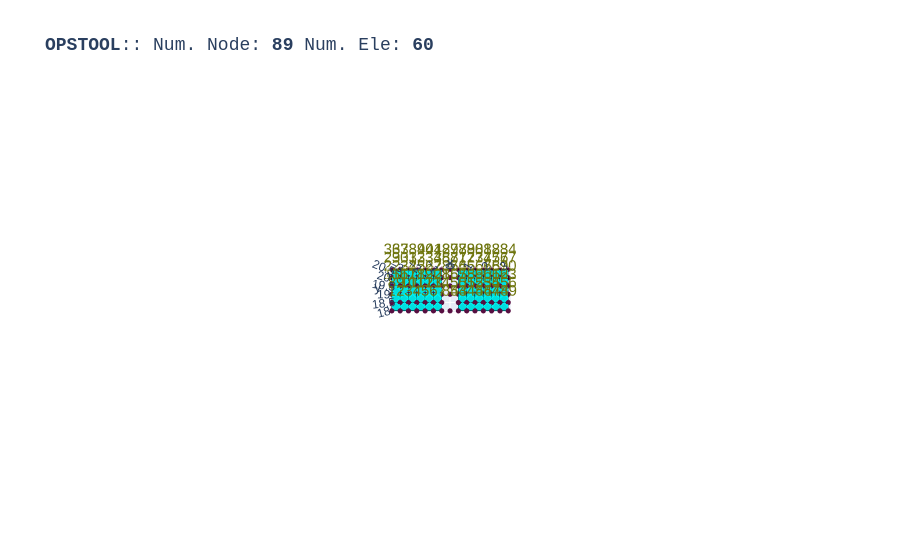

The code cell stored with this chart in its notebook:
### Code cell
opst.vis.plotly.plot_model(show_node_numbering=True, show_ele_numbering=False, show_nodal_loads = True)

### Figure 1 — Plotly figure (JSON) as saved in the notebook; plotly's stock layout.template omitted (floating-point values rounded to 4 significant figures; data arrays with more than 128 entries replaced by an {"elided": "..."} marker saying what was removed)
{"data": [{"color": "#00FFFF", "hoverinfo": "skip", "i": [0, 0, 4, 4, 8, 8, 12, 12, 16, 16, 20, 20, 24, 24, 28, 28, 32, 32, 36, 36, 40, 40, 44, 44, 48, 48, 52, 52, 56, 56, 60, 60, 64, 64, 68, 68, 72, 72, 76, 76, 80, 80, 84, 84, 88, 88, 92, 92, 96, 96, 100, 100, 104, 104, 108, 108, 112, 112, 116, 116, 120, 120, 124, 124, 128, 128, 132, 132, 136, 136, 140, 140, 144, 144, 148, 148, 152, 152, 156, 156, 160, 160, 164, 164, 168, 168, 172, 172, 176, 176, 180, 180, 184, 184, 188, 188, 192, 192, 196, 196, 200, 200, 204, 204, 208, 208, 212, 212, 216, 216, 220, 220, 224, 224, 228, 228, 232, 232, 236, 236], "j": [1, 2, 5, 6, 9, 10, 13, 14, 17, 18, 21, 22, 25, 26, 29, 30, 33, 34, 37, 38, 41, 42, 45, 46, 49, 50, 53, 54, 57, 58, 61, 62, 65, 66, 69, 70, 73, 74, 77, 78, 81, 82, 85, 86, 89, 90, 93, 94, 97, 98, 101, 102, 105, 106, 109, 110, 113, 114, 117, 118, 121, 122, 125, 126, 129, 130, 133, 134, 137, 138, 141, 142, 145, 146, 149, 150, 153, 154, 157, 158, 161, 162, 165, 166, 169, 170, 173, 174, 177, 178, 181, 182, 185, 186, 189, 190, 193, 194, 197, 198, 201, 202, 205, 206, 209, 210, 213, 214, 217, 218, 221, 222, 225, 226, 229, 230, 233, 234, 237, 238], "k": [2, 3, 6, 7, 10, 11, 14, 15, 18, 19, 22, 23, 26, 27, 30, 31, 34, 35, 38, 39, 42, 43, 46, 47, 50, 51, 54, 55, 58, 59, 62, 63, 66, 67, 70, 71, 74, 75, 78, 79, 82, 83, 86, 87, 90, 91, 94, 95, 98, 99, 102, 103, 106, 107, 110, 111, 114, 115, 118, 119, 122, 123, 126, 127, 130, 131, 134, 135, 138, 139, 142, 143, 146, 147, 150, 151, 154, 155, 158, 159, 162, 163, 166, 167, 170, 171, 174, 175, 178, 179, 182, 183, 186, 187, 190, 191, 194, 195, 198, 199, 202, 203, 206, 207, 210, 211, 214, 215, 218, 219, 222, 223, 226, 227, 230, 231, 234, 235, 238, 239], "name": "ELE_TAG_FourNodeQuadWithSensitivity", "opacity": 1, "type": "mesh3d", "x": {"elided": "240 float values"}, "y": {"elided": "240 float values"}, "z": {"elided": "240 float values"}}, {"connectgaps": false, "hoverinfo": "skip", "line": {"color": "black", "width": 1}, "mode": "lines", "name": "Edge", "type": "scatter3d", "x": {"elided": "360 float values"}, "y": {"elided": "360 float values"}, "z": {"elided": "360 float values"}}, {"customdata": ["eleTag: 1<br>connectedNodes:<br> [1 2 9 8]", "eleTag: 2<br>connectedNodes:<br> [ 2  3 10  9]", "eleTag: 3<br>connectedNodes:<br> [ 3  4 11 10]", "eleTag: 4<br>connectedNodes:<br> [ 4  5 12 11]", "eleTag: 5<br>connectedNodes:<br> [ 5  6 13 12]", "eleTag: 6<br>connectedNodes:<br> [ 6  7 14 13]", "eleTag: 7<br>connectedNodes:<br> [ 8  9 16 15]", "eleTag: 8<br>connectedNodes:<br> [ 9 10 17 16]", "eleTag: 9<br>connectedNodes:<br> [10 11 18 17]", "eleTag: 10<br>connectedNodes:<br> [11 12 19 18]", "eleTag: 11<br>connectedNodes:<br> [12 13 20 19]", "eleTag: 12<br>connectedNodes:<br> [13 14 21 20]", "eleTag: 13<br>connectedNodes:<br> [15 16 23 22]", "eleTag: 14<br>connectedNodes:<br> [16 17 24 23]", "eleTag: 15<br>connectedNodes:<br> [17 18 25 24]", "eleTag: 16<br>connectedNodes:<br> [18 19 26 25]", "eleTag: 17<br>connectedNodes:<br> [19 20 27 26]", "eleTag: 18<br>connectedNodes:<br> [20 21 28 27]", "eleTag: 19<br>connectedNodes:<br> [22 23 30 29]", "eleTag: 20<br>connectedNodes:<br> [23 24 31 30]", "eleTag: 21<br>connectedNodes:<br> [24 25 32 31]", "eleTag: 22<br>connectedNodes:<br> [25 26 33 32]", "eleTag: 23<br>connectedNodes:<br> [26 27 34 33]", "eleTag: 24<br>connectedNodes:<br> [27 28 35 34]", "eleTag: 25<br>connectedNodes:<br> [29 30 37 36]", "eleTag: 26<br>connectedNodes:<br> [30 31 38 37]", "eleTag: 27<br>connectedNodes:<br> [31 32 39 38]", "eleTag: 28<br>connectedNodes:<br> [32 33 40 39]", "eleTag: 29<br>connectedNodes:<br> [33 34 41 40]", "eleTag: 30<br>connectedNodes:<br> [34 35 42 41]", "eleTag: 31<br>connectedNodes:<br> [43 44 51 50]", "eleTag: 32<br>connectedNodes:<br> [44 45 52 51]", "eleTag: 33<br>connectedNodes:<br> [45 46 53 52]", "eleTag: 34<br>connectedNodes:<br> [46 47 54 53]", "eleTag: 35<br>connectedNodes:<br> [47 48 55 54]", "eleTag: 36<br>connectedNodes:<br> [48 49 56 55]", "eleTag: 37<br>connectedNodes:<br> [50 51 58 57]", "eleTag: 38<br>connectedNodes:<br> [51 52 59 58]", "eleTag: 39<br>connectedNodes:<br> [52 53 60 59]", "eleTag: 40<br>connectedNodes:<br> [53 54 61 60]", "eleTag: 41<br>connectedNodes:<br> [54 55 62 61]", "eleTag: 42<br>connectedNodes:<br> [55 56 63 62]", "eleTag: 43<br>connectedNodes:<br> [57 58 65 64]", "eleTag: 44<br>connectedNodes:<br> [58 59 66 65]", "eleTag: 45<br>connectedNodes:<br> [59 60 67 66]", "eleTag: 46<br>connectedNodes:<br> [60 61 68 67]", "eleTag: 47<br>connectedNodes:<br> [61 62 69 68]", "eleTag: 48<br>connectedNodes:<br> [62 63 70 69]", "eleTag: 49<br>connectedNodes:<br> [64 65 72 71]", "eleTag: 50<br>connectedNodes:<br> [65 66 73 72]", "eleTag: 51<br>connectedNodes:<br> [66 67 74 73]", "eleTag: 52<br>connectedNodes:<br> [67 68 75 74]", "eleTag: 53<br>connectedNodes:<br> [68 69 76 75]", "eleTag: 54<br>connectedNodes:<br> [69 70 77 76]", "eleTag: 55<br>connectedNodes:<br> [71 72 79 78]", "eleTag: 56<br>connectedNodes:<br> [72 73 80 79]", "eleTag: 57<br>connectedNodes:<br> [73 74 81 80]", "eleTag: 58<br>connectedNodes:<br> [74 75 82 81]", "eleTag: 59<br>connectedNodes:<br> [75 76 83 82]", "eleTag: 60<br>connectedNodes:<br> [76 77 84 83]"], "hovertemplate": "%{customdata}", "marker": {"color": "#00FFFF", "size": 3, "symbol": "diamond-open"}, "mode": "markers", "name": "ELE_TAG_FourNodeQuadWithSensitivity", "type": "scatter3d", "x": [-3.25, -2.75, -2.25, -1.75, -1.25, -0.75, -3.25, -2.75, -2.25, -1.75, -1.25, -0.75, -3.25, -2.75, -2.25, -1.75, -1.25, -0.75, -3.25, -2.75, -2.25, -1.75, -1.25, -0.75, -3.25, -2.75, -2.25, -1.75, -1.25, -0.75, 0.75, 1.25, 1.75, 2.25, 2.75, 3.25, 0.75, 1.25, 1.75, 2.25, 2.75, 3.25, 0.75, 1.25, 1.75, 2.25, 2.75, 3.25, 0.75, 1.25, 1.75, 2.25, 2.75, 3.25, 0.75, 1.25, 1.75, 2.25, 2.75, 3.25], "y": [18.25, 18.25, 18.25, 18.25, 18.25, 18.25, 18.75, 18.75, 18.75, 18.75, 18.75, 18.75, 19.25, 19.25, 19.25, 19.25, 19.25, 19.25, 19.75, 19.75, 19.75, 19.75, 19.75, 19.75, 20.25, 20.25, 20.25, 20.25, 20.25, 20.25, 18.25, 18.25, 18.25, 18.25, 18.25, 18.25, 18.75, 18.75, 18.75, 18.75, 18.75, 18.75, 19.25, 19.25, 19.25, 19.25, 19.25, 19.25, 19.75, 19.75, 19.75, 19.75, 19.75, 19.75, 20.25, 20.25, 20.25, 20.25, 20.25, 20.25], "z": [0.0, 0.0, 0.0, 0.0, 0.0, 0.0, 0.0, 0.0, 0.0, 0.0, 0.0, 0.0, 0.0, 0.0, 0.0, 0.0, 0.0, 0.0, 0.0, 0.0, 0.0, 0.0, 0.0, 0.0, 0.0, 0.0, 0.0, 0.0, 0.0, 0.0, 0.0, 0.0, 0.0, 0.0, 0.0, 0.0, 0.0, 0.0, 0.0, 0.0, 0.0, 0.0, 0.0, 0.0, 0.0, 0.0, 0.0, 0.0, 0.0, 0.0, 0.0, 0.0, 0.0, 0.0, 0.0, 0.0, 0.0, 0.0, 0.0, 0.0]}, {"customdata": ["1", "2", "3", "4", "5", "6", "7", "8", "9", "10", "11", "12", "13", "14", "15", "16", "17", "18", "19", "20", "21", "22", "23", "24", "25", "26", "27", "28", "29", "30", "31", "32", "33", "34", "35", "36", "37", "38", "39", "40", "41", "42", "43", "44", "45", "46", "47", "48", "49", "50", "51", "52", "53", "54", "55", "56", "57", "58", "59", "60", "61", "62", "63", "64", "65", "66", "67", "68", "69", "70", "71", "72", "73", "74", "75", "76", "77", "78", "79", "80", "81", "82", "83", "84", "85", "86", "87", "88", "89"], "hovertemplate": "x: %{x}<br>y: %{y}<br>z: %{z} <br>nodeTag: %{customdata}", "marker": {"color": "#580f41", "size": 3, "symbol": "circle"}, "mode": "markers", "name": "Nodes", "type": "scatter3d", "x": [-3.5, -3.0, -2.5, -2.0, -1.5, -1.0, -0.5, -3.5, -3.0, -2.5, -2.0, -1.5, -1.0, -0.5, -3.5, -3.0, -2.5, -2.0, -1.5, -1.0, -0.5, -3.5, -3.0, -2.5, -2.0, -1.5, -1.0, -0.5, -3.5, -3.0, -2.5, -2.0, -1.5, -1.0, -0.5, -3.5, -3.0, -2.5, -2.0, -1.5, -1.0, -0.5, 0.5, 1.0, 1.5, 2.0, 2.5, 3.0, 3.5, 0.5, 1.0, 1.5, 2.0, 2.5, 3.0, 3.5, 0.5, 1.0, 1.5, 2.0, 2.5, 3.0, 3.5, 0.5, 1.0, 1.5, 2.0, 2.5, 3.0, 3.5, 0.5, 1.0, 1.5, 2.0, 2.5, 3.0, 3.5, 0.5, 1.0, 1.5, 2.0, 2.5, 3.0, 3.5, 0.0, 0.0, 0.0, 0.0, 0.0], "y": [18.0, 18.0, 18.0, 18.0, 18.0, 18.0, 18.0, 18.5, 18.5, 18.5, 18.5, 18.5, 18.5, 18.5, 19.0, 19.0, 19.0, 19.0, 19.0, 19.0, 19.0, 19.5, 19.5, 19.5, 19.5, 19.5, 19.5, 19.5, 20.0, 20.0, 20.0, 20.0, 20.0, 20.0, 20.0, 20.5, 20.5, 20.5, 20.5, 20.5, 20.5, 20.5, 18.0, 18.0, 18.0, 18.0, 18.0, 18.0, 18.0, 18.5, 18.5, 18.5, 18.5, 18.5, 18.5, 18.5, 19.0, 19.0, 19.0, 19.0, 19.0, 19.0, 19.0, 19.5, 19.5, 19.5, 19.5, 19.5, 19.5, 19.5, 20.0, 20.0, 20.0, 20.0, 20.0, 20.0, 20.0, 20.5, 20.5, 20.5, 20.5, 20.5, 20.5, 20.5, 18.0, 19.0, 19.5, 20.0, 20.5], "z": [0.0, 0.0, 0.0, 0.0, 0.0, 0.0, 0.0, 0.0, 0.0, 0.0, 0.0, 0.0, 0.0, 0.0, 0.0, 0.0, 0.0, 0.0, 0.0, 0.0, 0.0, 0.0, 0.0, 0.0, 0.0, 0.0, 0.0, 0.0, 0.0, 0.0, 0.0, 0.0, 0.0, 0.0, 0.0, 0.0, 0.0, 0.0, 0.0, 0.0, 0.0, 0.0, 0.0, 0.0, 0.0, 0.0, 0.0, 0.0, 0.0, 0.0, 0.0, 0.0, 0.0, 0.0, 0.0, 0.0, 0.0, 0.0, 0.0, 0.0, 0.0, 0.0, 0.0, 0.0, 0.0, 0.0, 0.0, 0.0, 0.0, 0.0, 0.0, 0.0, 0.0, 0.0, 0.0, 0.0, 0.0, 0.0, 0.0, 0.0, 0.0, 0.0, 0.0, 0.0, 0.0, 0.0, 0.0, 0.0, 0.0]}, {"mode": "text", "name": "Node Tag", "text": ["1", "2", "3", "4", "5", "6", "7", "8", "9", "10", "11", "12", "13", "14", "15", "16", "17", "18", "19", "20", "21", "22", "23", "24", "25", "26", "27", "28", "29", "30", "31", "32", "33", "34", "35", "36", "37", "38", "39", "40", "41", "42", "43", "44", "45", "46", "47", "48", "49", "50", "51", "52", "53", "54", "55", "56", "57", "58", "59", "60", "61", "62", "63", "64", "65", "66", "67", "68", "69", "70", "71", "72", "73", "74", "75", "76", "77", "78", "79", "80", "81", "82", "83", "84", "85", "86", "87", "88", "89"], "textfont": {"color": "#6e750e", "size": 15}, "type": "scatter3d", "x": [-3.5, -3.0, -2.5, -2.0, -1.5, -1.0, -0.5, -3.5, -3.0, -2.5, -2.0, -1.5, -1.0, -0.5, -3.5, -3.0, -2.5, -2.0, -1.5, -1.0, -0.5, -3.5, -3.0, -2.5, -2.0, -1.5, -1.0, -0.5, -3.5, -3.0, -2.5, -2.0, -1.5, -1.0, -0.5, -3.5, -3.0, -2.5, -2.0, -1.5, -1.0, -0.5, 0.5, 1.0, 1.5, 2.0, 2.5, 3.0, 3.5, 0.5, 1.0, 1.5, 2.0, 2.5, 3.0, 3.5, 0.5, 1.0, 1.5, 2.0, 2.5, 3.0, 3.5, 0.5, 1.0, 1.5, 2.0, 2.5, 3.0, 3.5, 0.5, 1.0, 1.5, 2.0, 2.5, 3.0, 3.5, 0.5, 1.0, 1.5, 2.0, 2.5, 3.0, 3.5, 0.0, 0.0, 0.0, 0.0, 0.0], "y": [18.0, 18.0, 18.0, 18.0, 18.0, 18.0, 18.0, 18.5, 18.5, 18.5, 18.5, 18.5, 18.5, 18.5, 19.0, 19.0, 19.0, 19.0, 19.0, 19.0, 19.0, 19.5, 19.5, 19.5, 19.5, 19.5, 19.5, 19.5, 20.0, 20.0, 20.0, 20.0, 20.0, 20.0, 20.0, 20.5, 20.5, 20.5, 20.5, 20.5, 20.5, 20.5, 18.0, 18.0, 18.0, 18.0, 18.0, 18.0, 18.0, 18.5, 18.5, 18.5, 18.5, 18.5, 18.5, 18.5, 19.0, 19.0, 19.0, 19.0, 19.0, 19.0, 19.0, 19.5, 19.5, 19.5, 19.5, 19.5, 19.5, 19.5, 20.0, 20.0, 20.0, 20.0, 20.0, 20.0, 20.0, 20.5, 20.5, 20.5, 20.5, 20.5, 20.5, 20.5, 18.0, 19.0, 19.5, 20.0, 20.5], "z": [0.0, 0.0, 0.0, 0.0, 0.0, 0.0, 0.0, 0.0, 0.0, 0.0, 0.0, 0.0, 0.0, 0.0, 0.0, 0.0, 0.0, 0.0, 0.0, 0.0, 0.0, 0.0, 0.0, 0.0, 0.0, 0.0, 0.0, 0.0, 0.0, 0.0, 0.0, 0.0, 0.0, 0.0, 0.0, 0.0, 0.0, 0.0, 0.0, 0.0, 0.0, 0.0, 0.0, 0.0, 0.0, 0.0, 0.0, 0.0, 0.0, 0.0, 0.0, 0.0, 0.0, 0.0, 0.0, 0.0, 0.0, 0.0, 0.0, 0.0, 0.0, 0.0, 0.0, 0.0, 0.0, 0.0, 0.0, 0.0, 0.0, 0.0, 0.0, 0.0, 0.0, 0.0, 0.0, 0.0, 0.0, 0.0, 0.0, 0.0, 0.0, 0.0, 0.0, 0.0, 0.0, 0.0, 0.0, 0.0, 0.0]}], "layout": {"autosize": true, "font": {"family": "Arial, sans-serif"}, "scene": {"aspectmode": "data", "camera": {"eye": {"x": 0, "y": -0.1, "z": 10}}, "dragmode": "pan", "xaxis": {"showbackground": false}, "yaxis": {"showbackground": false}, "zaxis": {"showbackground": true, "showgrid": true, "showticklabels": false, "ticks": "", "title": {"text": ""}, "visible": true}}, "showlegend": false, "title": {"font": {"family": "courier", "size": 18}, "text": "<b>OPSTOOL</b>:: Num. Node: <b>89</b> Num. Ele: <b>60</b>"}}}
